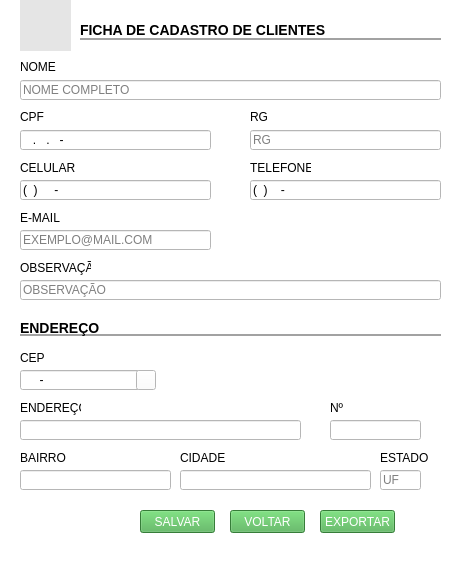
<?xml version="1.0" encoding="UTF-8"?>
<ui version="4.0">
 <class>MainWindow</class>
 <widget class="QMainWindow" name="MainWindow">
  <property name="geometry">
   <rect>
    <x>0</x>
    <y>0</y>
    <width>462</width>
    <height>580</height>
   </rect>
  </property>
  <property name="windowTitle">
   <string>Cadastro de Clientes</string>
  </property>
  <property name="windowIcon">
   <iconset>
    <normaloff>../img/logo.png</normaloff>../img/logo.png</iconset>
  </property>
  <property name="styleSheet">
   <string notr="true">background-color: rgb(255, 255, 255);</string>
  </property>
  <widget class="QWidget" name="centralwidget">
   <widget class="QLabel" name="label_2">
    <property name="geometry">
     <rect>
      <x>20</x>
      <y>0</y>
      <width>51</width>
      <height>51</height>
     </rect>
    </property>
    <property name="styleSheet">
     <string notr="true">background-color: rgb(229, 229, 229);
font: 14pt &quot;MS Shell Dlg 2&quot;;</string>
    </property>
    <property name="text">
     <string/>
    </property>
    <property name="pixmap">
     <pixmap>../img/logo.png</pixmap>
    </property>
   </widget>
   <widget class="QLabel" name="label_4">
    <property name="geometry">
     <rect>
      <x>80</x>
      <y>20</y>
      <width>361</width>
      <height>20</height>
     </rect>
    </property>
    <property name="styleSheet">
     <string notr="true">QLabel{
font-size: 14px;
font-family: &quot;Arial&quot;;
font-weight: bold;
border-bottom: 2px solid #A2A2A2
}</string>
    </property>
    <property name="text">
     <string>FICHA DE CADASTRO DE CLIENTES</string>
    </property>
   </widget>
   <widget class="QLineEdit" name="lineEdit">
    <property name="geometry">
     <rect>
      <x>20</x>
      <y>80</y>
      <width>421</width>
      <height>20</height>
     </rect>
    </property>
    <property name="placeholderText">
     <string>NOME COMPLETO</string>
    </property>
   </widget>
   <widget class="QLineEdit" name="lineEdit_2">
    <property name="geometry">
     <rect>
      <x>20</x>
      <y>130</y>
      <width>191</width>
      <height>20</height>
     </rect>
    </property>
    <property name="inputMask">
     <string>000.000.000-00</string>
    </property>
    <property name="text">
     <string>..-</string>
    </property>
    <property name="placeholderText">
     <string>CPF</string>
    </property>
   </widget>
   <widget class="QLineEdit" name="lineEdit_3">
    <property name="geometry">
     <rect>
      <x>20</x>
      <y>180</y>
      <width>191</width>
      <height>20</height>
     </rect>
    </property>
    <property name="autoFillBackground">
     <bool>false</bool>
    </property>
    <property name="inputMask">
     <string>(00)00000-0000</string>
    </property>
    <property name="text">
     <string>()-</string>
    </property>
    <property name="placeholderText">
     <string>CPF</string>
    </property>
   </widget>
   <widget class="QLineEdit" name="lineEdit_4">
    <property name="geometry">
     <rect>
      <x>20</x>
      <y>280</y>
      <width>421</width>
      <height>20</height>
     </rect>
    </property>
    <property name="inputMask">
     <string/>
    </property>
    <property name="text">
     <string/>
    </property>
    <property name="placeholderText">
     <string>OBSERVAÇÃO</string>
    </property>
   </widget>
   <widget class="QLabel" name="label_5">
    <property name="geometry">
     <rect>
      <x>20</x>
      <y>60</y>
      <width>47</width>
      <height>13</height>
     </rect>
    </property>
    <property name="text">
     <string>NOME</string>
    </property>
   </widget>
   <widget class="QLabel" name="label_6">
    <property name="geometry">
     <rect>
      <x>20</x>
      <y>110</y>
      <width>47</width>
      <height>13</height>
     </rect>
    </property>
    <property name="text">
     <string>CPF</string>
    </property>
   </widget>
   <widget class="QLabel" name="label_7">
    <property name="geometry">
     <rect>
      <x>250</x>
      <y>160</y>
      <width>61</width>
      <height>16</height>
     </rect>
    </property>
    <property name="text">
     <string>TELEFONE</string>
    </property>
   </widget>
   <widget class="QLabel" name="label_8">
    <property name="geometry">
     <rect>
      <x>20</x>
      <y>260</y>
      <width>71</width>
      <height>16</height>
     </rect>
    </property>
    <property name="text">
     <string>OBSERVAÇÃO</string>
    </property>
   </widget>
   <widget class="QLineEdit" name="lineEdit_6">
    <property name="geometry">
     <rect>
      <x>250</x>
      <y>130</y>
      <width>191</width>
      <height>20</height>
     </rect>
    </property>
    <property name="inputMask">
     <string/>
    </property>
    <property name="text">
     <string/>
    </property>
    <property name="placeholderText">
     <string>RG</string>
    </property>
   </widget>
   <widget class="QLineEdit" name="lineEdit_5">
    <property name="geometry">
     <rect>
      <x>250</x>
      <y>180</y>
      <width>191</width>
      <height>20</height>
     </rect>
    </property>
    <property name="inputMask">
     <string>(00)0000-0000</string>
    </property>
    <property name="text">
     <string>()-</string>
    </property>
    <property name="placeholderText">
     <string>CPF</string>
    </property>
   </widget>
   <widget class="QLineEdit" name="lineEdit_7">
    <property name="geometry">
     <rect>
      <x>20</x>
      <y>230</y>
      <width>191</width>
      <height>20</height>
     </rect>
    </property>
    <property name="inputMask">
     <string/>
    </property>
    <property name="text">
     <string/>
    </property>
    <property name="placeholderText">
     <string>EXEMPLO@MAIL.COM</string>
    </property>
   </widget>
   <widget class="QLabel" name="label_9">
    <property name="geometry">
     <rect>
      <x>20</x>
      <y>160</y>
      <width>61</width>
      <height>16</height>
     </rect>
    </property>
    <property name="text">
     <string>CELULAR</string>
    </property>
   </widget>
   <widget class="QLabel" name="label_10">
    <property name="geometry">
     <rect>
      <x>250</x>
      <y>110</y>
      <width>47</width>
      <height>13</height>
     </rect>
    </property>
    <property name="text">
     <string>RG</string>
    </property>
   </widget>
   <widget class="QLabel" name="label_11">
    <property name="geometry">
     <rect>
      <x>20</x>
      <y>210</y>
      <width>61</width>
      <height>16</height>
     </rect>
    </property>
    <property name="text">
     <string>E-MAIL</string>
    </property>
   </widget>
   <widget class="QLabel" name="label_12">
    <property name="geometry">
     <rect>
      <x>20</x>
      <y>320</y>
      <width>421</width>
      <height>16</height>
     </rect>
    </property>
    <property name="styleSheet">
     <string notr="true">QLabel{
font-size: 14px;
font-family: &quot;Arial&quot;;
font-weight: bold;
border-bottom: 2px solid #A2A2A2
}</string>
    </property>
    <property name="text">
     <string>ENDEREÇO</string>
    </property>
   </widget>
   <widget class="QLineEdit" name="lineEdit_8">
    <property name="geometry">
     <rect>
      <x>20</x>
      <y>370</y>
      <width>131</width>
      <height>20</height>
     </rect>
    </property>
    <property name="inputMask">
     <string>99999-999</string>
    </property>
   </widget>
   <widget class="QLineEdit" name="lineEdit_9">
    <property name="geometry">
     <rect>
      <x>330</x>
      <y>420</y>
      <width>91</width>
      <height>20</height>
     </rect>
    </property>
   </widget>
   <widget class="QLineEdit" name="lineEdit_10">
    <property name="geometry">
     <rect>
      <x>20</x>
      <y>420</y>
      <width>281</width>
      <height>20</height>
     </rect>
    </property>
   </widget>
   <widget class="QLineEdit" name="lineEdit_11">
    <property name="geometry">
     <rect>
      <x>20</x>
      <y>470</y>
      <width>151</width>
      <height>20</height>
     </rect>
    </property>
   </widget>
   <widget class="QLabel" name="label_13">
    <property name="geometry">
     <rect>
      <x>20</x>
      <y>350</y>
      <width>61</width>
      <height>16</height>
     </rect>
    </property>
    <property name="text">
     <string>CEP</string>
    </property>
   </widget>
   <widget class="QLabel" name="label_14">
    <property name="geometry">
     <rect>
      <x>20</x>
      <y>400</y>
      <width>61</width>
      <height>16</height>
     </rect>
    </property>
    <property name="text">
     <string>ENDEREÇO</string>
    </property>
   </widget>
   <widget class="QLabel" name="label_15">
    <property name="geometry">
     <rect>
      <x>330</x>
      <y>400</y>
      <width>61</width>
      <height>16</height>
     </rect>
    </property>
    <property name="text">
     <string>Nº</string>
    </property>
   </widget>
   <widget class="QLabel" name="label_16">
    <property name="geometry">
     <rect>
      <x>20</x>
      <y>450</y>
      <width>61</width>
      <height>16</height>
     </rect>
    </property>
    <property name="text">
     <string>BAIRRO</string>
    </property>
   </widget>
   <widget class="QLineEdit" name="lineEdit_12">
    <property name="geometry">
     <rect>
      <x>180</x>
      <y>470</y>
      <width>191</width>
      <height>20</height>
     </rect>
    </property>
   </widget>
   <widget class="QLabel" name="label_17">
    <property name="geometry">
     <rect>
      <x>180</x>
      <y>450</y>
      <width>61</width>
      <height>16</height>
     </rect>
    </property>
    <property name="text">
     <string>CIDADE</string>
    </property>
   </widget>
   <widget class="QLineEdit" name="lineEdit_13">
    <property name="geometry">
     <rect>
      <x>380</x>
      <y>470</y>
      <width>41</width>
      <height>20</height>
     </rect>
    </property>
    <property name="placeholderText">
     <string>UF</string>
    </property>
   </widget>
   <widget class="QLabel" name="label_18">
    <property name="geometry">
     <rect>
      <x>380</x>
      <y>450</y>
      <width>61</width>
      <height>16</height>
     </rect>
    </property>
    <property name="text">
     <string>ESTADO</string>
    </property>
   </widget>
   <widget class="QPushButton" name="pushButton">
    <property name="geometry">
     <rect>
      <x>136</x>
      <y>370</y>
      <width>20</width>
      <height>20</height>
     </rect>
    </property>
    <property name="text">
     <string/>
    </property>
    <property name="icon">
     <iconset>
      <normaloff>../img/loupe.png</normaloff>../img/loupe.png</iconset>
    </property>
   </widget>
   <widget class="QPushButton" name="pushButton_3">
    <property name="geometry">
     <rect>
      <x>140</x>
      <y>510</y>
      <width>75</width>
      <height>23</height>
     </rect>
    </property>
    <property name="cursor">
     <cursorShape>PointingHandCursor</cursorShape>
    </property>
    <property name="styleSheet">
     <string notr="true">font: 63 10pt &quot;Segoe UI Semibold&quot;;

background-color: #4CAF50;
color: white;</string>
    </property>
    <property name="text">
     <string>SALVAR</string>
    </property>
   </widget>
   <widget class="QPushButton" name="pushButton_4">
    <property name="geometry">
     <rect>
      <x>230</x>
      <y>510</y>
      <width>75</width>
      <height>23</height>
     </rect>
    </property>
    <property name="cursor">
     <cursorShape>PointingHandCursor</cursorShape>
    </property>
    <property name="styleSheet">
     <string notr="true">font: 63 10pt &quot;Segoe UI Semibold&quot;;

background-color: #4CAF50;
color: white;</string>
    </property>
    <property name="text">
     <string>VOLTAR</string>
    </property>
   </widget>
   <widget class="QLabel" name="label">
    <property name="geometry">
     <rect>
      <x>170</x>
      <y>370</y>
      <width>271</width>
      <height>16</height>
     </rect>
    </property>
    <property name="styleSheet">
     <string notr="true">color: rgb(0, 4, 255);</string>
    </property>
    <property name="text">
     <string/>
    </property>
   </widget>
   <widget class="QPushButton" name="pushButton_5">
    <property name="geometry">
     <rect>
      <x>320</x>
      <y>510</y>
      <width>75</width>
      <height>23</height>
     </rect>
    </property>
    <property name="cursor">
     <cursorShape>PointingHandCursor</cursorShape>
    </property>
    <property name="styleSheet">
     <string notr="true">font: 63 10pt &quot;Segoe UI Semibold&quot;;

background-color: #4CAF50;
color: white;</string>
    </property>
    <property name="text">
     <string>EXPORTAR</string>
    </property>
   </widget>
  </widget>
  <widget class="QMenuBar" name="menubar">
   <property name="geometry">
    <rect>
     <x>0</x>
     <y>0</y>
     <width>462</width>
     <height>21</height>
    </rect>
   </property>
  </widget>
  <widget class="QStatusBar" name="statusbar"/>
 </widget>
 <resources/>
 <connections/>
</ui>
